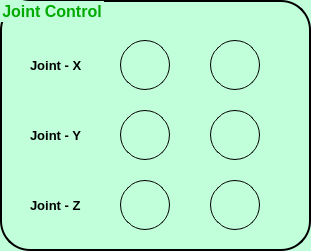
       <widget class="QGroupBox" name="grJointControl_2">
        <property name="geometry">
         <rect>
          <x>400</x>
          <y>300</y>
          <width>311</width>
          <height>251</height>
         </rect>
        </property>
        <property name="font">
         <font>
          <pointsize>12</pointsize>
          <weight>75</weight>
          <bold>true</bold>
         </font>
        </property>
        <property name="styleSheet">
         <string notr="true">QGroupBox {
	color: rgb(0, 170, 0);
	border: 2px solid;
	border-top-left-radius: 30px;
	border-top-right-radius: 30px;
	border-bottom-right-radius: 30px;
	border-bottom-left-radius: 30px;
	background-color: rgb(193, 255, 218);
}
</string>
        </property>
        <property name="title">
         <string>Joint Control</string>
        </property>
        <widget class="QLabel" name="lbXMan_3">
         <property name="geometry">
          <rect>
           <x>30</x>
           <y>50</y>
           <width>81</width>
           <height>31</height>
          </rect>
         </property>
         <property name="font">
          <font>
           <pointsize>10</pointsize>
           <weight>75</weight>
           <bold>true</bold>
          </font>
         </property>
         <property name="styleSheet">
          <string notr="true">background-color: rgb(193, 255, 218);</string>
         </property>
         <property name="text">
          <string>Joint - X</string>
         </property>
        </widget>
        <widget class="QLabel" name="lbYMan_2">
         <property name="geometry">
          <rect>
           <x>30</x>
           <y>120</y>
           <width>81</width>
           <height>31</height>
          </rect>
         </property>
         <property name="font">
          <font>
           <pointsize>10</pointsize>
           <weight>75</weight>
           <bold>true</bold>
          </font>
         </property>
         <property name="styleSheet">
          <string notr="true">background-color: rgb(193, 255, 218);</string>
         </property>
         <property name="text">
          <string>Joint - Y</string>
         </property>
        </widget>
        <widget class="QLabel" name="lbZMan_2">
         <property name="geometry">
          <rect>
           <x>30</x>
           <y>190</y>
           <width>71</width>
           <height>31</height>
          </rect>
         </property>
         <property name="font">
          <font>
           <pointsize>10</pointsize>
           <weight>75</weight>
           <bold>true</bold>
          </font>
         </property>
         <property name="styleSheet">
          <string notr="true">background-color: rgb(193, 255, 218);</string>
         </property>
         <property name="text">
          <string>Joint - Z</string>
         </property>
        </widget>
        <widget class="QPushButton" name="btnXccw_2">
         <property name="geometry">
          <rect>
           <x>120</x>
           <y>40</y>
           <width>50</width>
           <height>50</height>
          </rect>
         </property>
         <property name="styleSheet">
          <string notr="true">QPushButton{
	background-color: rgb(193, 255, 218);
	border: 1px solid;
	border-radius: 25px;
}
QPushButton:hover{
	background-color: rgb(250, 255, 218);
	border: 1px solid;
	border-radius: 25px;
}</string>
         </property>
         <property name="text">
          <string notr="true"/>
         </property>
         <property name="icon">
          <iconset>
           <normaloff>cw-removebg-preview.png</normaloff>cw-removebg-preview.png</iconset>
         </property>
         <property name="iconSize">
          <size>
           <width>50</width>
           <height>50</height>
          </size>
         </property>
        </widget>
        <widget class="QPushButton" name="btnYccw_2">
         <property name="geometry">
          <rect>
           <x>120</x>
           <y>110</y>
           <width>50</width>
           <height>50</height>
          </rect>
         </property>
         <property name="styleSheet">
          <string notr="true">QPushButton{
	background-color: rgb(193, 255, 218);
	border: 1px solid;
	border-radius: 25px;
}
QPushButton:hover{
	background-color: rgb(250, 255, 218);
	border: 1px solid;
	border-radius: 25px;
}</string>
         </property>
         <property name="text">
          <string notr="true"/>
         </property>
         <property name="icon">
          <iconset>
           <normaloff>cw-removebg-preview.png</normaloff>cw-removebg-preview.png</iconset>
         </property>
         <property name="iconSize">
          <size>
           <width>50</width>
           <height>50</height>
          </size>
         </property>
        </widget>
        <widget class="QPushButton" name="btnXcw_2">
         <property name="geometry">
          <rect>
           <x>210</x>
           <y>40</y>
           <width>50</width>
           <height>50</height>
          </rect>
         </property>
         <property name="styleSheet">
          <string notr="true">QPushButton{
	background-color: rgb(193, 255, 218);
	border: 1px solid;
	border-radius: 25px;
}
QPushButton:hover{
	background-color: rgb(250, 255, 218);
	border: 1px solid;
	border-radius: 25px;
}</string>
         </property>
         <property name="text">
          <string notr="true"/>
         </property>
         <property name="icon">
          <iconset>
           <normaloff>ccw-removebg-preview - Copy.png</normaloff>ccw-removebg-preview - Copy.png</iconset>
         </property>
         <property name="iconSize">
          <size>
           <width>50</width>
           <height>50</height>
          </size>
         </property>
        </widget>
        <widget class="QPushButton" name="btnYcw_2">
         <property name="geometry">
          <rect>
           <x>210</x>
           <y>110</y>
           <width>50</width>
           <height>50</height>
          </rect>
         </property>
         <property name="styleSheet">
          <string notr="true">QPushButton{
	background-color: rgb(193, 255, 218);
	border: 1px solid;
	border-radius: 25px;
}
QPushButton:hover{
	background-color: rgb(250, 255, 218);
	border: 1px solid;
	border-radius: 25px;
}</string>
         </property>
         <property name="text">
          <string notr="true"/>
         </property>
         <property name="icon">
          <iconset>
           <normaloff>ccw-removebg-preview - Copy.png</normaloff>ccw-removebg-preview - Copy.png</iconset>
         </property>
         <property name="iconSize">
          <size>
           <width>50</width>
           <height>50</height>
          </size>
         </property>
        </widget>
        <widget class="QPushButton" name="btnZccw_2">
         <property name="geometry">
          <rect>
           <x>120</x>
           <y>180</y>
           <width>50</width>
           <height>50</height>
          </rect>
         </property>
         <property name="styleSheet">
          <string notr="true">QPushButton{
	background-color: rgb(193, 255, 218);
	border: 1px solid;
	border-radius: 25px;
}
QPushButton:hover{
	background-color: rgb(250, 255, 218);
	border: 1px solid;
	border-radius: 25px;
}</string>
         </property>
         <property name="text">
          <string notr="true"/>
         </property>
         <property name="icon">
          <iconset>
           <normaloff>up-removebg-preview - Copy - Copy.png</normaloff>up-removebg-preview - Copy - Copy.png</iconset>
         </property>
         <property name="iconSize">
          <size>
           <width>50</width>
           <height>50</height>
          </size>
         </property>
        </widget>
        <widget class="QPushButton" name="btnZcw_2">
         <property name="geometry">
          <rect>
           <x>210</x>
           <y>180</y>
           <width>50</width>
           <height>50</height>
          </rect>
         </property>
         <property name="styleSheet">
          <string notr="true">QPushButton{
	background-color: rgb(193, 255, 218);
	border: 1px solid;
	border-radius: 25px;
}
QPushButton:hover{
	background-color: rgb(250, 255, 218);
	border: 1px solid;
	border-radius: 25px;
}</string>
         </property>
         <property name="text">
          <string notr="true"/>
         </property>
         <property name="icon">
          <iconset>
           <normaloff>down-removebg-preview - Copy - Copy - Copy.png</normaloff>down-removebg-preview - Copy - Copy - Copy.png</iconset>
         </property>
         <property name="iconSize">
          <size>
           <width>50</width>
           <height>50</height>
          </size>
         </property>
        </widget>
       </widget>
